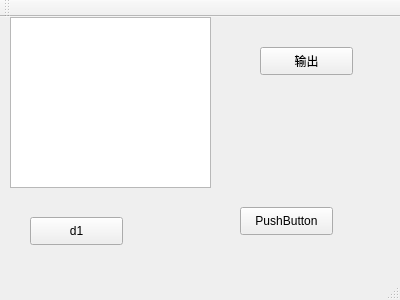
<?xml version="1.0" encoding="UTF-8"?>
<ui version="4.0">
 <class>MainWindow</class>
 <widget class="QMainWindow" name="MainWindow">
  <property name="geometry">
   <rect>
    <x>0</x>
    <y>0</y>
    <width>400</width>
    <height>300</height>
   </rect>
  </property>
  <property name="windowTitle">
   <string>MainWindow</string>
  </property>
  <widget class="QWidget" name="centralWidget">
   <widget class="QPushButton" name="dia1">
    <property name="geometry">
     <rect>
      <x>30</x>
      <y>200</y>
      <width>93</width>
      <height>28</height>
     </rect>
    </property>
    <property name="text">
     <string>d1</string>
    </property>
   </widget>
   <widget class="QPushButton" name="pushButton">
    <property name="geometry">
     <rect>
      <x>240</x>
      <y>190</y>
      <width>93</width>
      <height>28</height>
     </rect>
    </property>
    <property name="text">
     <string>PushButton</string>
    </property>
   </widget>
   <widget class="QTextEdit" name="textEdit">
    <property name="geometry">
     <rect>
      <x>10</x>
      <y>0</y>
      <width>201</width>
      <height>171</height>
     </rect>
    </property>
   </widget>
   <widget class="QPushButton" name="pushButton_2">
    <property name="geometry">
     <rect>
      <x>260</x>
      <y>30</y>
      <width>93</width>
      <height>28</height>
     </rect>
    </property>
    <property name="text">
     <string>输出</string>
    </property>
   </widget>
  </widget>
  <widget class="QMenuBar" name="menuBar">
   <property name="geometry">
    <rect>
     <x>0</x>
     <y>0</y>
     <width>400</width>
     <height>26</height>
    </rect>
   </property>
  </widget>
  <widget class="QToolBar" name="mainToolBar">
   <attribute name="toolBarArea">
    <enum>TopToolBarArea</enum>
   </attribute>
   <attribute name="toolBarBreak">
    <bool>false</bool>
   </attribute>
  </widget>
  <widget class="QStatusBar" name="statusBar"/>
 </widget>
 <layoutdefault spacing="6" margin="11"/>
 <resources/>
 <connections/>
</ui>
